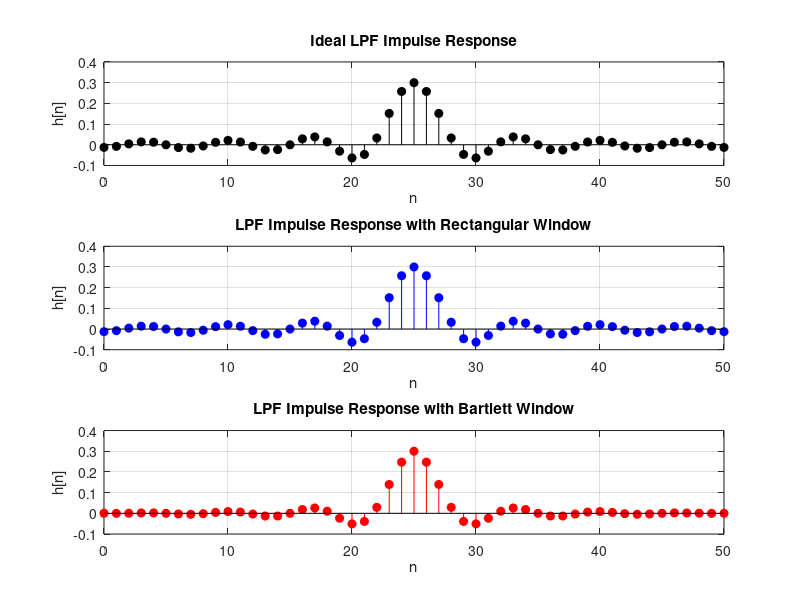

Write the MATLAB code that produced this figure.
%% LPF Impulse Response Comparison
% 1. Ideal LPF impulse response
% 2. Rectangular-windowed LPF
% 3. Bartlett-windowed LPF

clc; clear; close all;

%% Parameters
N  = 51;             % Filter length (odd preferred)
n  = 0:N-1;          % Sample index
alpha = (N-1)/2;     % Midpoint
wc = 0.3*pi;         % Cutoff frequency (normalized radian)

%% Step 1: Ideal LPF impulse response (sinc)
h_ideal = sin(wc*(n-alpha))./(pi*(n-alpha));
h_ideal(alpha+1) = wc/pi;   % fix division by zero

%% Step 2: Windows
w_rect = ones(1,N);          % Rectangular window
w_bart = bartlett(N)';       % Bartlett window

%% Step 3: Windowed Filters
h_rect = h_ideal .* w_rect;
h_bart = h_ideal .* w_bart;

%% Step 4: Visualization (Three Separate Plots)

% 1. Ideal LPF impulse response
subplot(3,1,1);
stem(n,h_ideal,'k','filled'); grid on;
title('Ideal LPF Impulse Response');
xlabel('n'); ylabel('h[n]');

% 2. Rectangular-windowed LPF impulse response
subplot(3,1,2);
stem(n,h_rect,'b','filled'); grid on;
title('LPF Impulse Response with Rectangular Window');
xlabel('n'); ylabel('h[n]');

% 3. Bartlett-windowed LPF impulse response
subplot(3,1,3);
stem(n,h_bart,'r','filled'); grid on;
title('LPF Impulse Response with Bartlett Window');
xlabel('n'); ylabel('h[n]');
